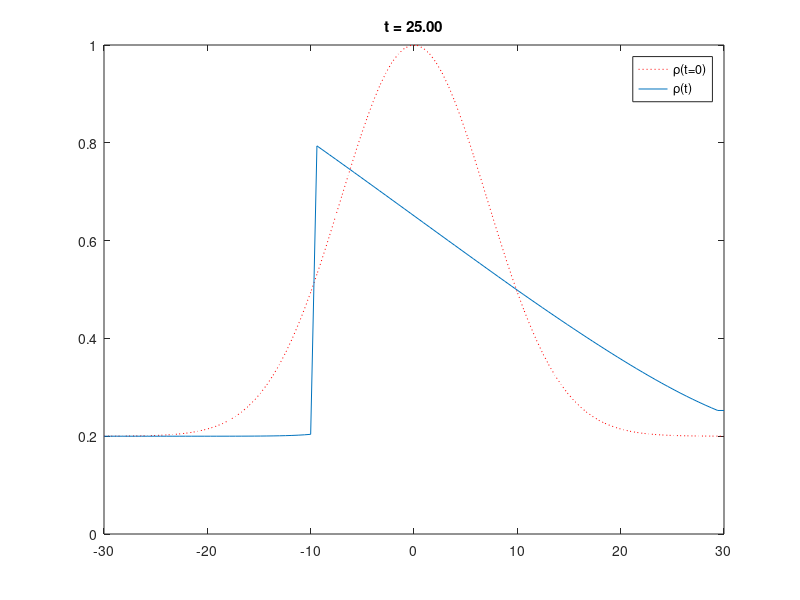
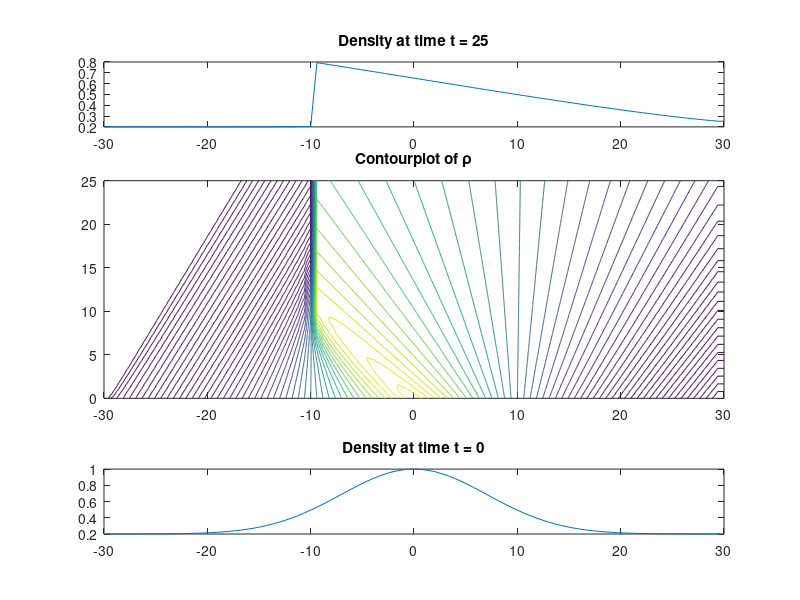

MATLAB code for these plots, in order:
% TEP4280: Simulation of traffic by Burgers eqn., upwind scheme.
% d(rho)/dt + f'*d(rho)/dx = 0
clear all
close all
clc

xmin=-30;
xmax=30;
r=@(x)0.2+0.8*exp(-(x/10).^2);
N=100;
X=linspace(xmin,xmax,N);
rho=r(X);
nrho=rho;

figure('Name','Burgers, Upwind scheme')
plot(X,rho,':r')
axis([xmin xmax 0 1])
hold on
h=plot(X,rho);
legend('\rho(t=0)','\rho(t)','Location','Best')

pause
dt=.1;    % Stable up to dt=1
tmax=25;
dx=(xmax-xmin)/(N-1);
ht=title('t = 0');
iso=zeros(ceil(tmax/dt),N);   % Store results here for plotting afterwards
for n=1:ceil(tmax/dt)
    for k=2:N-1
        dfdrho=1-2*rho(k);    % f' = "velocity" in front of d(rho)/dx
        if dfdrho>0
           nrho(k)=rho(k)-dt*dfdrho*(rho(k)-rho(k-1))/dx;
        else
           nrho(k)=rho(k)-dt*dfdrho*(rho(k+1)-rho(k))/dx;
        end
    end
    rho=nrho;
    rho(1)=0.2;
    rho(N)=rho(N-1);
    set(h,'YData',rho)
    set(ht,'String',['t = ',num2str(n*dt,'%6.2f')])
    drawnow;
    iso(n,:)=rho;
end
hold off

figure('Name','Burgers eqn., Upwind scheme')
subplot(4,1,1)
plot(X,rho)
title('Density at time t = 25')
subplot(4,1,4)
plot(X,r(X))
title('Density at time t = 0')
subplot(4,1,[2 3])
T=linspace(0,tmax,ceil(tmax/dt));
contour(X,T,iso,r(X))
title('Contourplot of \rho')